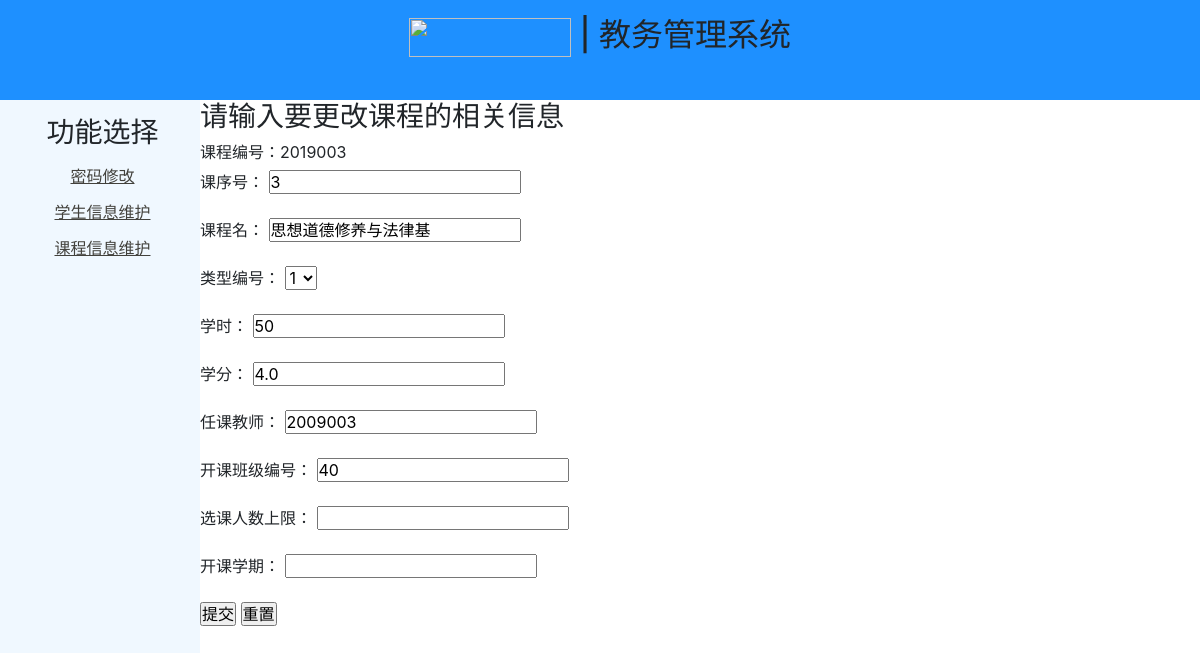
The app's page /update-t?id=2019003 (signed in) with its own data.
### tables this page shows
CREATE TABLE course_Info(
	course_id int primary key,
	course_order int not null,
	course_name char(50) not null,
	kind_id int not null,
	course_hours int not null,
	course_credit float not null,
	teacher_id int not null,
	toplimit_num int not null,
	foreign key(kind_id) references course_kind(kind_id),
	foreign key(teacher_id) references teacher_Info(teacher_id)
	);

### admin.py (the view, shortened to what this page needs)
@app.route('/update-t', methods=['GET', 'post'])
def upadte1():   #修改课程信息
        if not CheckLogin():
            return redirect(url_for("login"))
        if request.method == "GET":
            id = request.args['id']
            result, _ = GetSql2("select * from course_Info where course_id='%s'" % id)
            print(result[0])
            print(type(result[0]))
            pro, _ = GetSql2("select distinct kind_id from course_Info ")
            return render_template('update-t.html', data=result[0], pro=pro)

### admin.py (called while the page is built)
def CheckLogin():
    if 'admin_name' not in session:
        return False
    else:
        return True

### dbSqlite3.py (called while the page is built)
def OpenDb():
    database = "./db/Edu_system.db"
    conn = sqlite3.connect(database)
    return conn

def GetSql(conn, sql):
    cur = conn.cursor()
    cur.execute(sql)
    fields=[]
    for field in cur.description:
        fields.append(field[0])
    result = cur.fetchall()
    cur.close()
    return result,fields

def CloseDb(conn):
    conn.close()

def GetSql2(sql):
    conn = OpenDb()
    result,fields = GetSql(conn, sql)
    CloseDb(conn)
    return result,fields

### templates/update-t.html (shortened to what this page needs)
<!DOCTYPE html>
<html lang="en">
<head>
   <link href="{{ url_for('static',filename='css/show.css') }}" rel="stylesheet"/>
    <link href="https://cdn.staticfile.org/twitter-bootstrap/4.1.0/css/bootstrap.min.css" rel="stylesheet"/>
</head>
<body>
<div id="container">
    <div id="header" align="center">
         <p><h2><img width="162px" height="38.5px" src="static/picture/logo.png" alt=""><span> | 教务管理系统</span></h2></p>
    </div>
    <div id="sidebar1" align="center">
        <p align="center">
            <h3>功能选择</h3><p><p>
            <a href="/per">密码修改</a><p>
            <a href="/">学生信息维护</a><p>
            <a href="/mama">课程信息维护</a>
    </div>
    <div id="content" class="content">
	<h3>请输入要更改课程的相关信息</h3>
<form id="form1" name="form1" method="post" action="/update-t">
    <label>课程编号：{{data[0]}}
    </label>
    <p>
        <label>课序号：
            <input type="text" name="couse_order" value='{{data[1]}}'/>
        </label>
    </p>
     <p>
        <label>课程名：
            <input type="text" name="course_name" value='{{data[2]}}'/>
        </label>
    </p>
    <p>
        <label>类型编号：
            <select name="kind_id">
                {% for pr in pro %}
                {% if pr[0]==data[3] %}
                {% set selected="selected" %}
                {% else %}
                {% set selected="" %}
                {% endif %}
                <option value='{{pr[0]}}' {{selected}}>{{pr[0]}}</option>
                {% endfor %}
            </select>
        </label>
    </p>
    <p>
        <label>学时：
            <input type="text" name="course_hours" value='{{data[4]}}'/>
        </label>
    </p>
     <p>
        <label>学分：
            <input type="text" name="course_credit" value='{{data[5]}}'/>
        </label>
    </p>
     <p>
        <label>任课教师：
            <input type="text" name="teacher_id" value='{{data[6]}}'/>
        </label>
    </p>
     <p>
        <label>开课班级编号：
            <input type="text" name="class_id" value='{{data[7]}}'/>
        </label>
    </p>
     <p>
        <label>选课人数上限：
            <input type="text" name="toplimit_num" value='{{data[8]}}'/>
        </label>
    </p>
    <p>
        <label>开课学期：
            <input type="text" name="class_date" value='{{data[9]}}'/>
        </label>
    </p>
    <p>
        <label>
            <input type="submit" name="button" value="提交"/>
        </label>
        <label>
            <input type="reset" name="button2" value="重置"/>
        </label>
        <br/>
    </p>
</form>
    </div>
</div>
</body>
</html>

### static/css/show.css (style rules this page uses)
* { margin: 0; padding: 0; }
a:link { color: #42413C; text-decoration: underline; }
#container { margin: 0px auto; width: 100%; background-color: #FFF; position: relative; }
#header { background-color:#1E90FF; float: left; height: 100px; width:100%; }
#sidebar1,#content { padding-bottom:9999px; margin-bottom:-9995px; }
#sidebar1 { width:200px; float:left; background-color:#F0F8FF; line-height:20px; padding-left:5px; }
#content { width:800px; float:left; line-height:20px; }

### records on screen
course_Info: course_id "2019003", couse_order "3", course_name "思想道德修养与法律基", course_hours "50", course_credit "4.0", teacher_id "2009003", class_id "40"

### other values on screen
form field kind_id "1"
